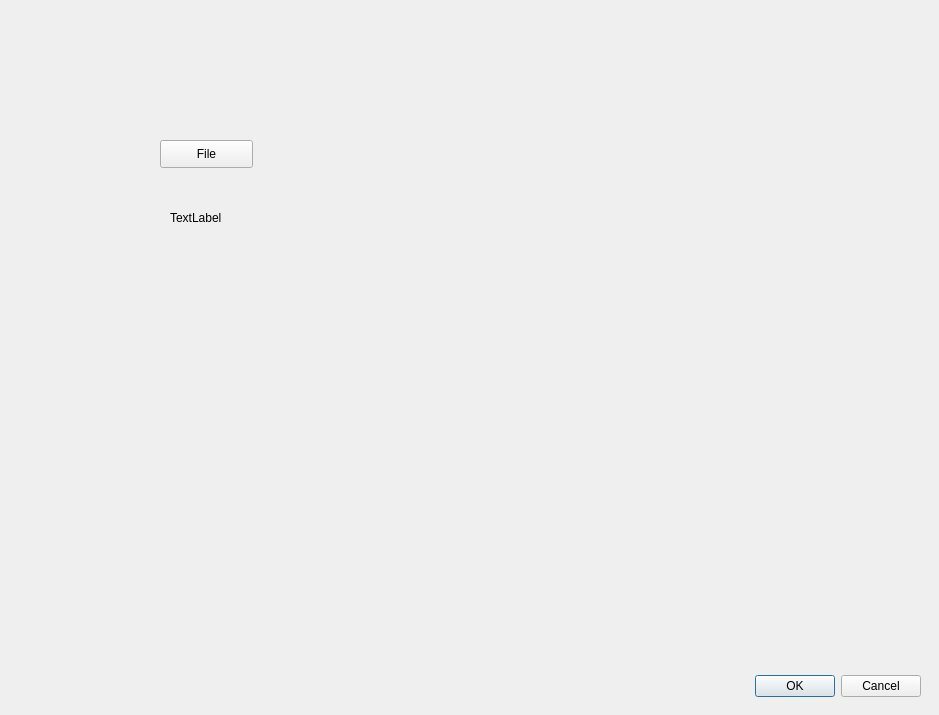
<?xml version="1.0" encoding="UTF-8"?>
<ui version="4.0">
 <class>Dialog</class>
 <widget class="QDialog" name="Dialog">
  <property name="geometry">
   <rect>
    <x>0</x>
    <y>0</y>
    <width>939</width>
    <height>715</height>
   </rect>
  </property>
  <property name="windowTitle">
   <string>Dialog</string>
  </property>
  <widget class="QDialogButtonBox" name="buttonBox">
   <property name="geometry">
    <rect>
     <x>580</x>
     <y>670</y>
     <width>341</width>
     <height>32</height>
    </rect>
   </property>
   <property name="orientation">
    <enum>Qt::Horizontal</enum>
   </property>
   <property name="standardButtons">
    <set>QDialogButtonBox::Cancel|QDialogButtonBox::Ok</set>
   </property>
  </widget>
  <widget class="QPushButton" name="pushButton">
   <property name="geometry">
    <rect>
     <x>160</x>
     <y>140</y>
     <width>93</width>
     <height>28</height>
    </rect>
   </property>
   <property name="text">
    <string>File</string>
   </property>
  </widget>
  <widget class="QLabel" name="label">
   <property name="geometry">
    <rect>
     <x>170</x>
     <y>210</y>
     <width>55</width>
     <height>16</height>
    </rect>
   </property>
   <property name="text">
    <string>TextLabel</string>
   </property>
  </widget>
 </widget>
 <resources/>
 <connections>
  <connection>
   <sender>buttonBox</sender>
   <signal>accepted()</signal>
   <receiver>Dialog</receiver>
   <slot>accept()</slot>
   <hints>
    <hint type="sourcelabel">
     <x>248</x>
     <y>254</y>
    </hint>
    <hint type="destinationlabel">
     <x>157</x>
     <y>274</y>
    </hint>
   </hints>
  </connection>
  <connection>
   <sender>buttonBox</sender>
   <signal>rejected()</signal>
   <receiver>Dialog</receiver>
   <slot>reject()</slot>
   <hints>
    <hint type="sourcelabel">
     <x>316</x>
     <y>260</y>
    </hint>
    <hint type="destinationlabel">
     <x>286</x>
     <y>274</y>
    </hint>
   </hints>
  </connection>
 </connections>
</ui>
